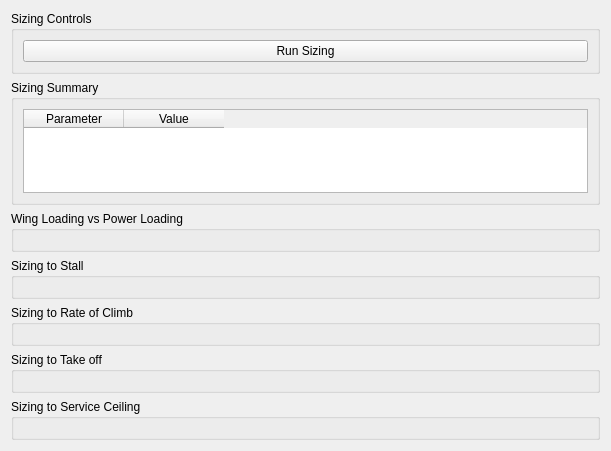
          <widget class="QWidget" name="page_wing_power_loading_sizing">
           <property name="geometry">
            <rect>
             <x>0</x>
             <y>0</y>
             <width>611</width>
             <height>451</height>
            </rect>
           </property>
           <attribute name="label">
            <string>Wing Loading and Power Loading Sizing</string>
           </attribute>
           <layout class="QVBoxLayout" name="verticalLayout_page_2">
            <item>
             <widget class="QGroupBox" name="group_sizing_controls">
              <property name="title">
               <string>Sizing Controls</string>
              </property>
              <layout class="QVBoxLayout" name="verticalLayout_sizing_controls">
               <item>
                <widget class="QPushButton" name="btn_run_sizing">
                 <property name="text">
                  <string>Run Sizing</string>
                 </property>
                </widget>
               </item>
              </layout>
             </widget>
            </item>
            <item>
             <widget class="QGroupBox" name="group_sizing_summary">
              <property name="minimumSize">
               <size>
                <width>0</width>
                <height>0</height>
               </size>
              </property>
              <property name="title">
               <string>Sizing Summary</string>
              </property>
              <layout class="QGridLayout" name="gridLayout_16">
               <item row="0" column="0">
                <widget class="QTableWidget" name="sizing_summary_table">
                 <property name="minimumSize">
                  <size>
                   <width>0</width>
                   <height>0</height>
                  </size>
                 </property>
                 <column>
                  <property name="text">
                   <string>Parameter</string>
                  </property>
                 </column>
                 <column>
                  <property name="text">
                   <string>Value</string>
                  </property>
                 </column>
                </widget>
               </item>
              </layout>
             </widget>
            </item>
            <item>
             <widget class="QGroupBox" name="group_sizing_plot">
              <property name="title">
               <string>Wing Loading vs Power Loading</string>
              </property>
              <layout class="QVBoxLayout" name="verticalLayout_sizing_plot">
               <item>
                <widget class="QWidget" name="sizing_plot_container" native="true" />
               </item>
              </layout>
             </widget>
            </item>
            <item>
             <widget class="QGroupBox" name="group_sizing_stall">
              <property name="title">
               <string>Sizing to Stall</string>
              </property>
              <layout class="QGridLayout" name="gridLayout_12">
               <item row="0" column="0">
                <widget class="QWidget" name="sizing_stall_plot_container" native="true" />
               </item>
              </layout>
             </widget>
            </item>
            <item>
             <widget class="QGroupBox" name="group_sizing_rate_of_climb">
              <property name="title">
               <string>Sizing to Rate of Climb</string>
              </property>
              <layout class="QGridLayout" name="gridLayout_13">
               <item row="0" column="0">
                <widget class="QWidget" name="sizing_rate_of_climb_plot_container" native="true" />
               </item>
              </layout>
             </widget>
            </item>
            <item>
             <widget class="QGroupBox" name="group_sizing_takeoff">
              <property name="title">
               <string>Sizing to Take off</string>
              </property>
              <layout class="QGridLayout" name="gridLayout_11">
               <item row="0" column="0">
                <widget class="QWidget" name="sizing_takeoff_plot_container" native="true" />
               </item>
              </layout>
             </widget>
            </item>
            <item>
             <widget class="QGroupBox" name="group_sizing_service_ceiling">
              <property name="title">
               <string>Sizing to Service Ceiling</string>
              </property>
              <layout class="QGridLayout" name="gridLayout_14">
               <item row="0" column="0">
                <widget class="QWidget" name="sizing_service_ceiling_plot_container" native="true" />
               </item>
              </layout>
             </widget>
            </item>
           </layout>
          </widget>
